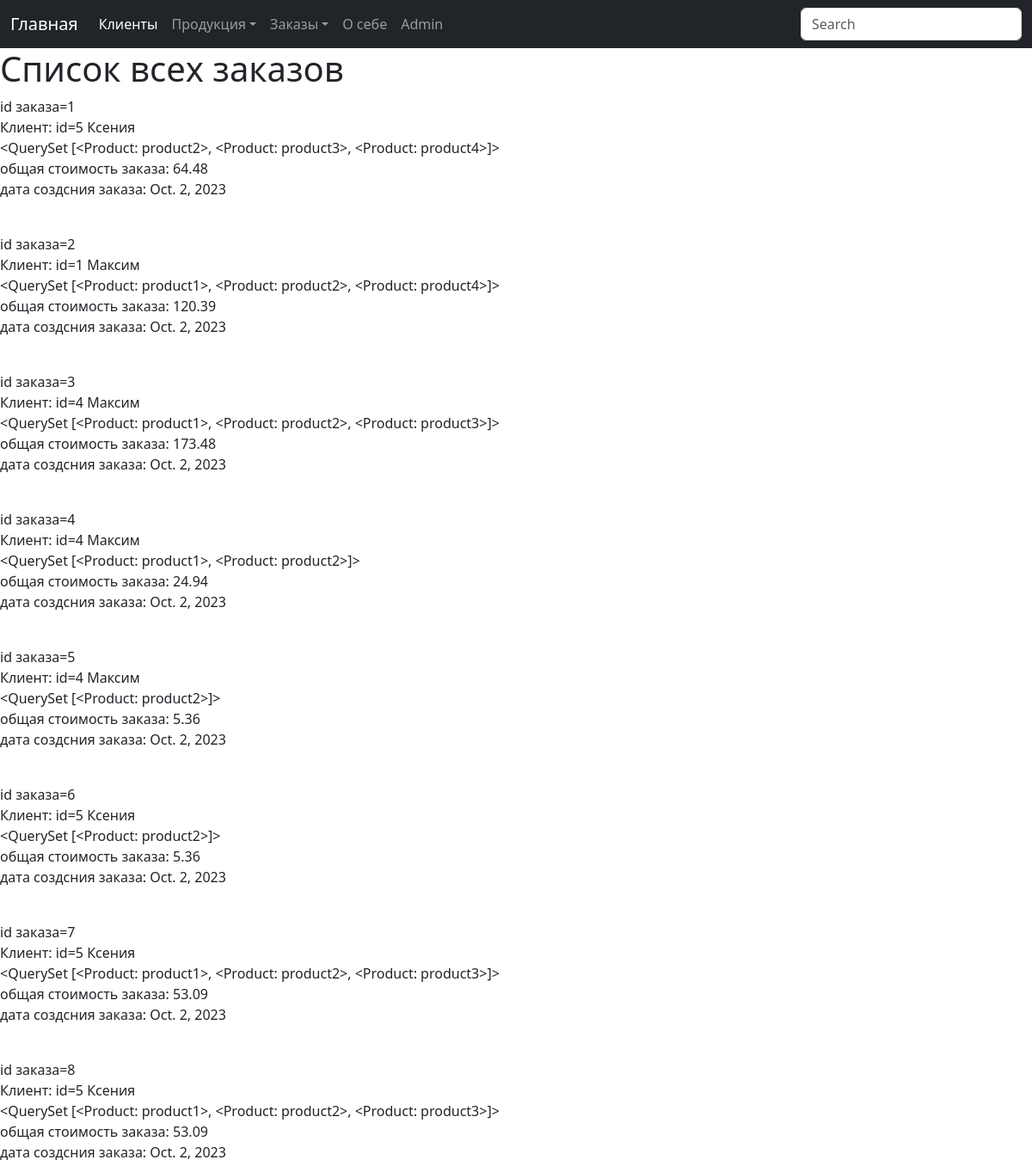
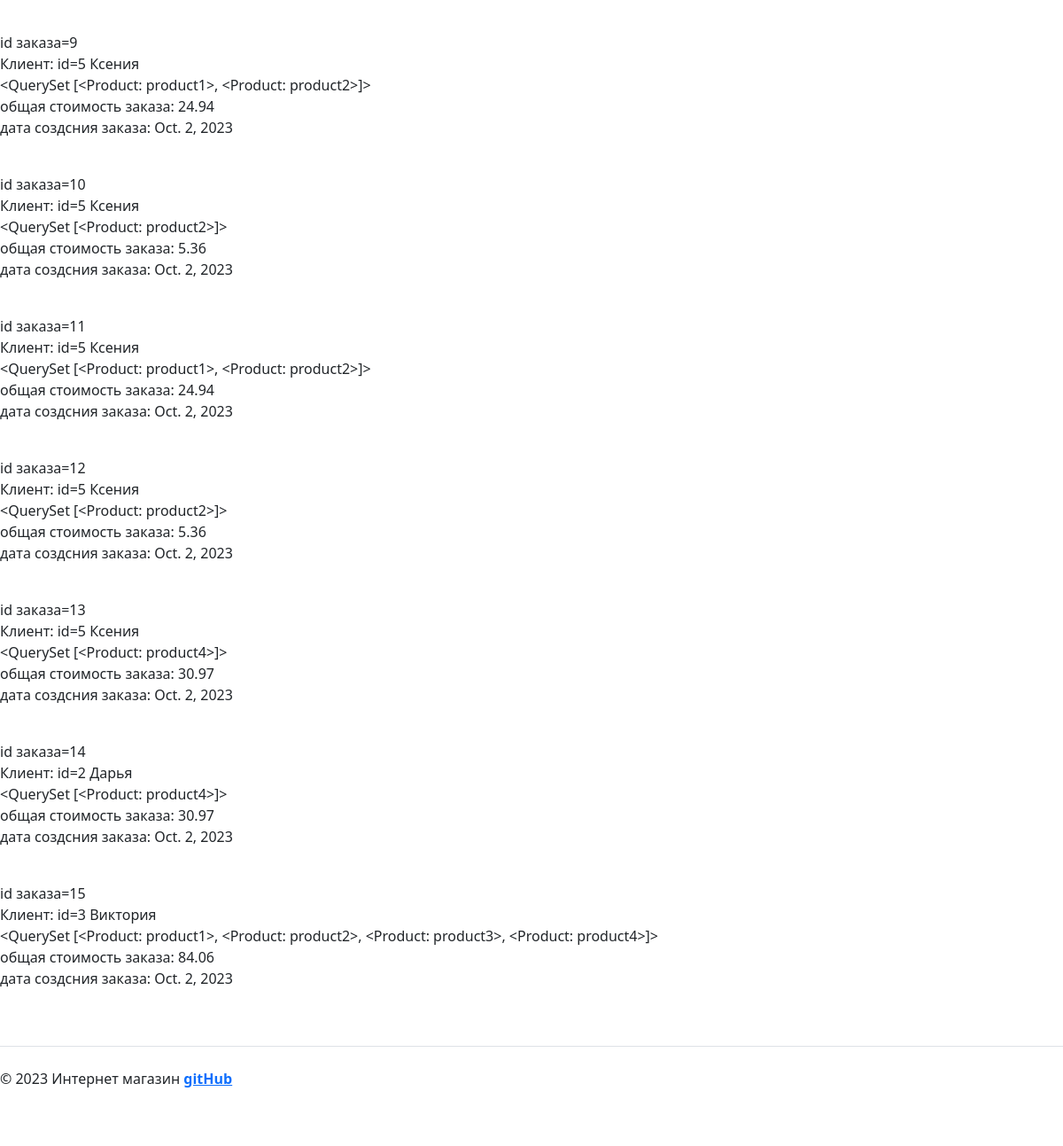
The page /shop/orders/ on the database as committed earlier (2 pictures, top to bottom).
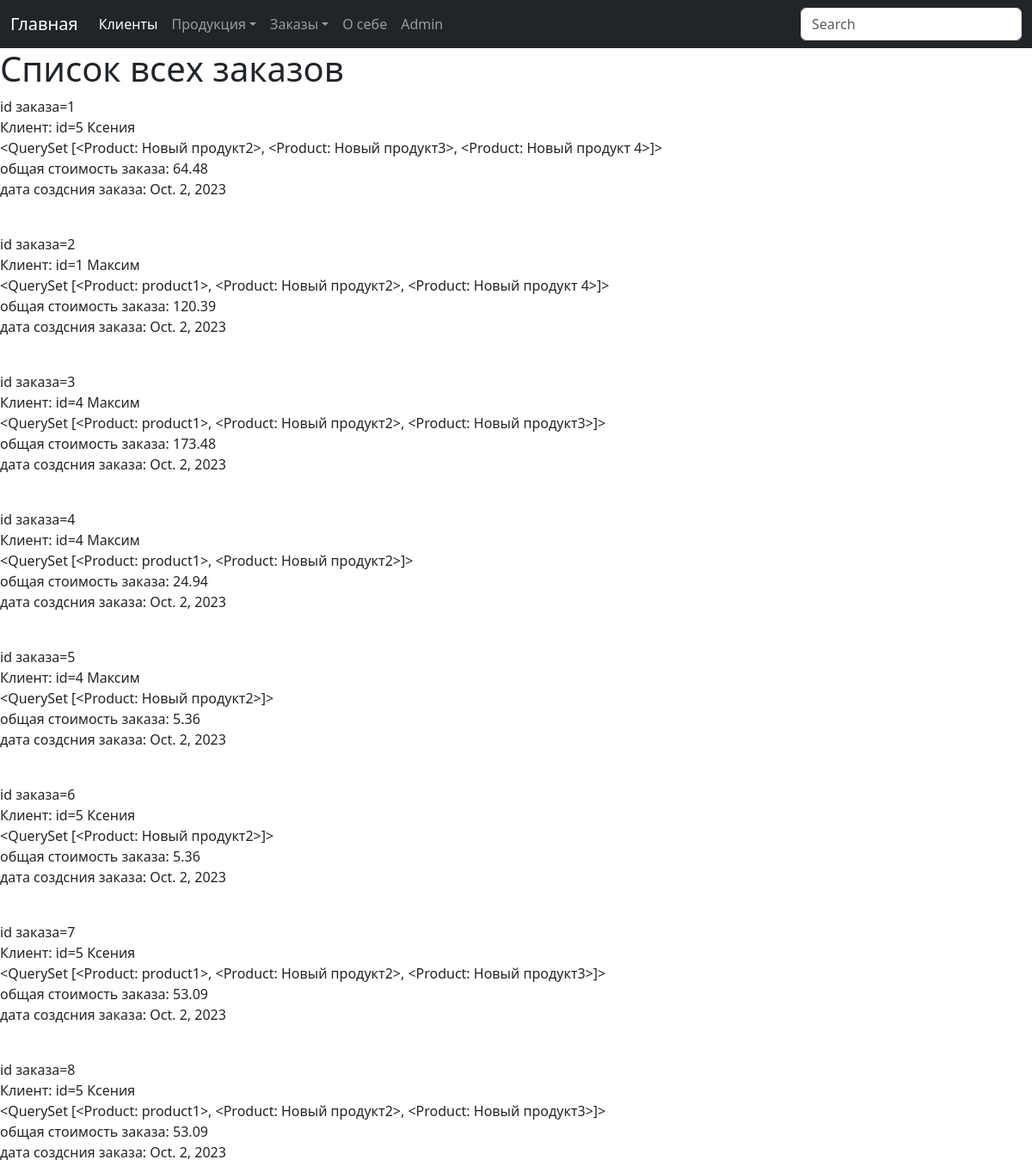
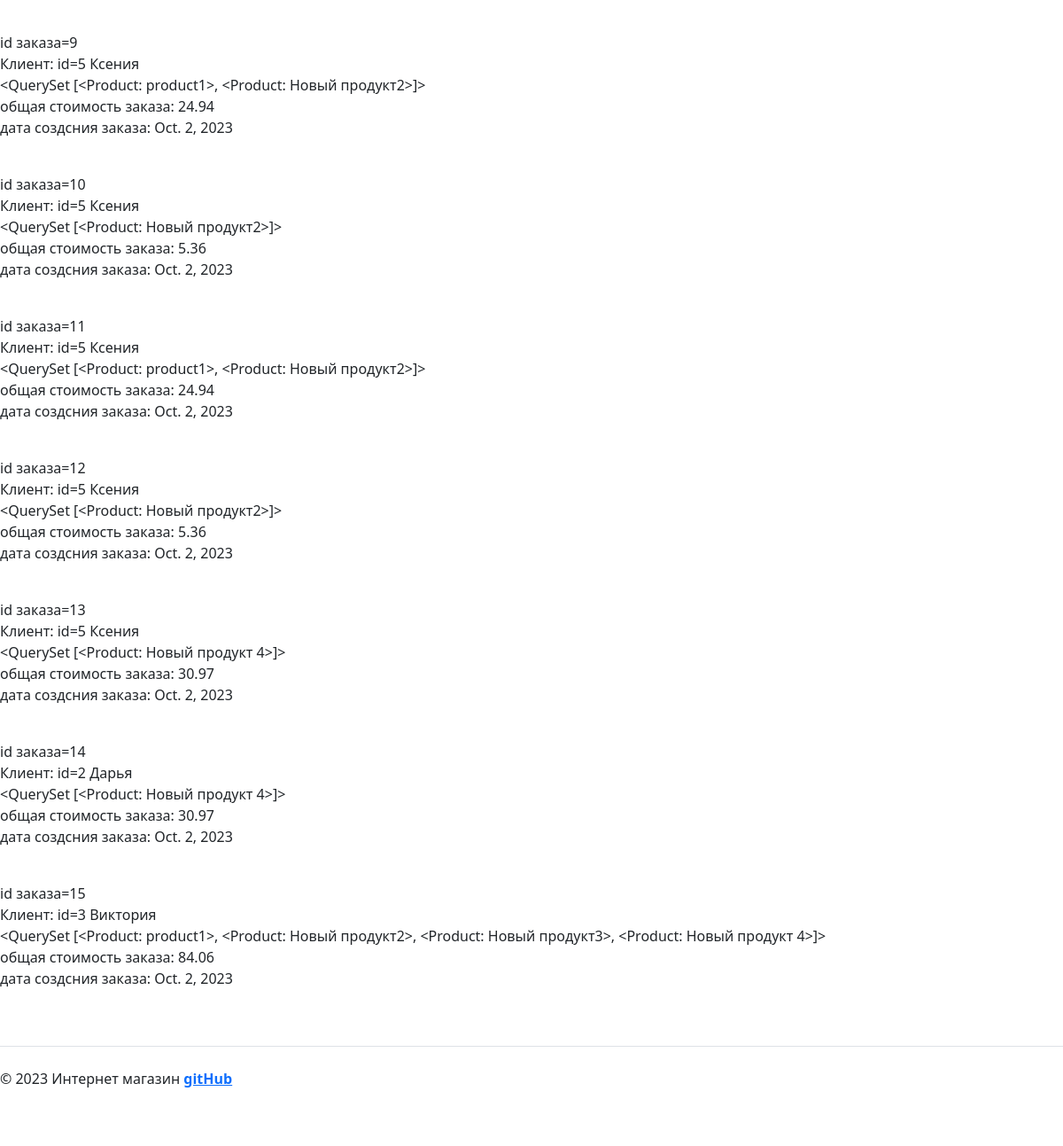
The same page on the database as committed later (2 pictures, top to bottom).
### shop_app/models.py (models this page shows, shortened)
class Order(models.Model):
    buyer = models.ForeignKey(Client, on_delete=models.CASCADE)
    products = models.ManyToManyField(Product)                                              #создается автоматически таблица Order_products связи таблиц Order и Product
    total_cost = models.DecimalField(max_digits=8, decimal_places=2)
    date_create_order = models.DateField(auto_now_add=True)
    is_paid = models.BooleanField(default=False)

class Client(models.Model):
    name_client = models.CharField(max_length=50)
    email = models.EmailField()
    phone_number = models.CharField(max_length=12)
    address = models.CharField(max_length=100)
    def __str__(self):
        return self.name_client

class Product(models.Model):
    name_product = models.CharField(max_length=50)
    description_product = models.TextField()
    cost = models.DecimalField(max_digits=8, decimal_places=2)
    quantity = models.IntegerField()
    date_add_product = models.DateField(auto_now_add=True)
    image_product = models.ImageField(upload_to="images/")
    def __str__(self):
        return self.name_product

### shop_app/views.py (the view)
# urls.py: path('shop/orders/', views.orders, name='orders'),                              # вывод всех заказов
def orders(request):
    products_all = []
    orders = Order.objects.all()
    context = {
        'orders': orders
    }
    return render(request, 'shop_app/orders_all.html', context=context)

### shop_app/templates/shop_app/orders_all.html (shortened to what this page needs)
{% extends 'shop_app/base.html' %}
{% block content %}
<h1>Список всех заказов</h1>
    {% for order in orders %}
        <p>
            id заказа={{ order.id }} <br>
            Клиент: id={{order.buyer.id}} {{ order.buyer }} <br>
            {{ order.products.all }}
            <br> общая стоимость заказа: {{ order.total_cost }} <br>
            дата создсния заказа: {{ order.date_create_order }} <br>
        </p>
        <br>
    {% endfor %}
{% endblock %}

### shop_app/templates/shop_app/base.html (shortened to what this page needs)
<!DOCTYPE html>
<html lang="en">
<head>
    <link href="https://cdn.jsdelivr.net/npm/bootstrap@5.3.2/dist/css/bootstrap.min.css" rel="stylesheet"
>
</head>
<body>
<nav class="navbar navbar-expand-sm navbar-dark bg-dark" aria-label="Third navbar example">
    <div class="container-fluid">
        <a class="navbar-brand" href="/">Главная</a>
        <div class="collapse navbar-collapse" id="navbarsExample03">
            <ul class="navbar-nav me-auto mb-2 mb-sm-0">
                <li class="nav-item">
                    <a class="nav-link active" aria-current="page" href="/shop/clients">Клиенты</a>
                </li>
                <li class="nav-item dropdown">
                    <a class="nav-link dropdown-toggle" href="#" data-bs-toggle="dropdown" aria-expanded="false">Продукция</a>
                </li>
                <li class="nav-item dropdown">
                    <a class="nav-link dropdown-toggle" href="#" data-bs-toggle="dropdown" aria-expanded="false">Заказы</a>
                </li>
                <li class="nav-item">
                    <a class="nav-link" href="/about_me">О себе</a>
                </li>
                <li class="nav-item">
                    <a class="nav-link" href="/admin">Admin</a>
                </li>
            </ul>
            <form role="search">
                <input class="form-control" type="search" placeholder="Search" aria-label="Search">
            </form>
        </div>
    </div>
</nav>
{% block content %} {% endblock %}
<footer>
    <div class="d-flex flex-column flex-sm-row justify-content-between py-4 my-4 border-top">
        <p>© 2023 Интернет магазин  <a href="https://github.com/AleksNest/Django_project.git"><strong>gitHub</strong></a></p>
    </div>
</footer>
</body>
</html>

Rows that differ between the two databases and show on the page:
changed through a linked row, Order id 1: products.all "<QuerySet [<Product: product2>, <Product: product3>, <Product: product4>]>" → "<QuerySet [<Product: Новый продукт2>, <Product: Новый продукт3>, <Product: Новый продукт 4>]>"
changed through a linked row, Order id 2: products.all "<QuerySet [<Product: product1>, <Product: product2>, <Product: product4>]>" → "<QuerySet [<Product: product1>, <Product: Новый продукт2>, <Product: Новый продукт 4>]>"
changed through a linked row, Order id 3: products.all "<QuerySet [<Product: product1>, <Product: product2>, <Product: product3>]>" → "<QuerySet [<Product: product1>, <Product: Новый продукт2>, <Product: Новый продукт3>]>"
changed through a linked row, Order id 4: products.all "<QuerySet [<Product: product1>, <Product: product2>]>" → "<QuerySet [<Product: product1>, <Product: Новый продукт2>]>"
changed through a linked row, Order id 5: products.all "<QuerySet [<Product: product2>]>" → "<QuerySet [<Product: Новый продукт2>]>"
changed through a linked row, Order id 6: products.all "<QuerySet [<Product: product2>]>" → "<QuerySet [<Product: Новый продукт2>]>"
changed through a linked row, Order id 7: products.all "<QuerySet [<Product: product1>, <Product: product2>, <Product: product3>]>" → "<QuerySet [<Product: product1>, <Product: Новый продукт2>, <Product: Новый продукт3>]>"
changed through a linked row, Order id 8: products.all "<QuerySet [<Product: product1>, <Product: product2>, <Product: product3>]>" → "<QuerySet [<Product: product1>, <Product: Новый продукт2>, <Product: Новый продукт3>]>"
changed through a linked row, Order id 9: products.all "<QuerySet [<Product: product1>, <Product: product2>]>" → "<QuerySet [<Product: product1>, <Product: Новый продукт2>]>"
changed through a linked row, Order id 10: products.all "<QuerySet [<Product: product2>]>" → "<QuerySet [<Product: Новый продукт2>]>"
changed through a linked row, Order id 11: products.all "<QuerySet [<Product: product1>, <Product: product2>]>" → "<QuerySet [<Product: product1>, <Product: Новый продукт2>]>"
changed through a linked row, Order id 12: products.all "<QuerySet [<Product: product2>]>" → "<QuerySet [<Product: Новый продукт2>]>"
changed through a linked row, Order id 13: products.all "<QuerySet [<Product: product4>]>" → "<QuerySet [<Product: Новый продукт 4>]>"
changed through a linked row, Order "Дарья": products.all "<QuerySet [<Product: product4>]>" → "<QuerySet [<Product: Новый продукт 4>]>"
changed through a linked row, Order "Виктория": products.all "<QuerySet [<Product: product1>, <Product: product2>, <Product: product3>, <Product: product4>]>" → "<QuerySet [<Product: product1>, <Product: Новый продукт2>, <Product: Новый продукт3>, <Product: Новый продукт 4>]>"
